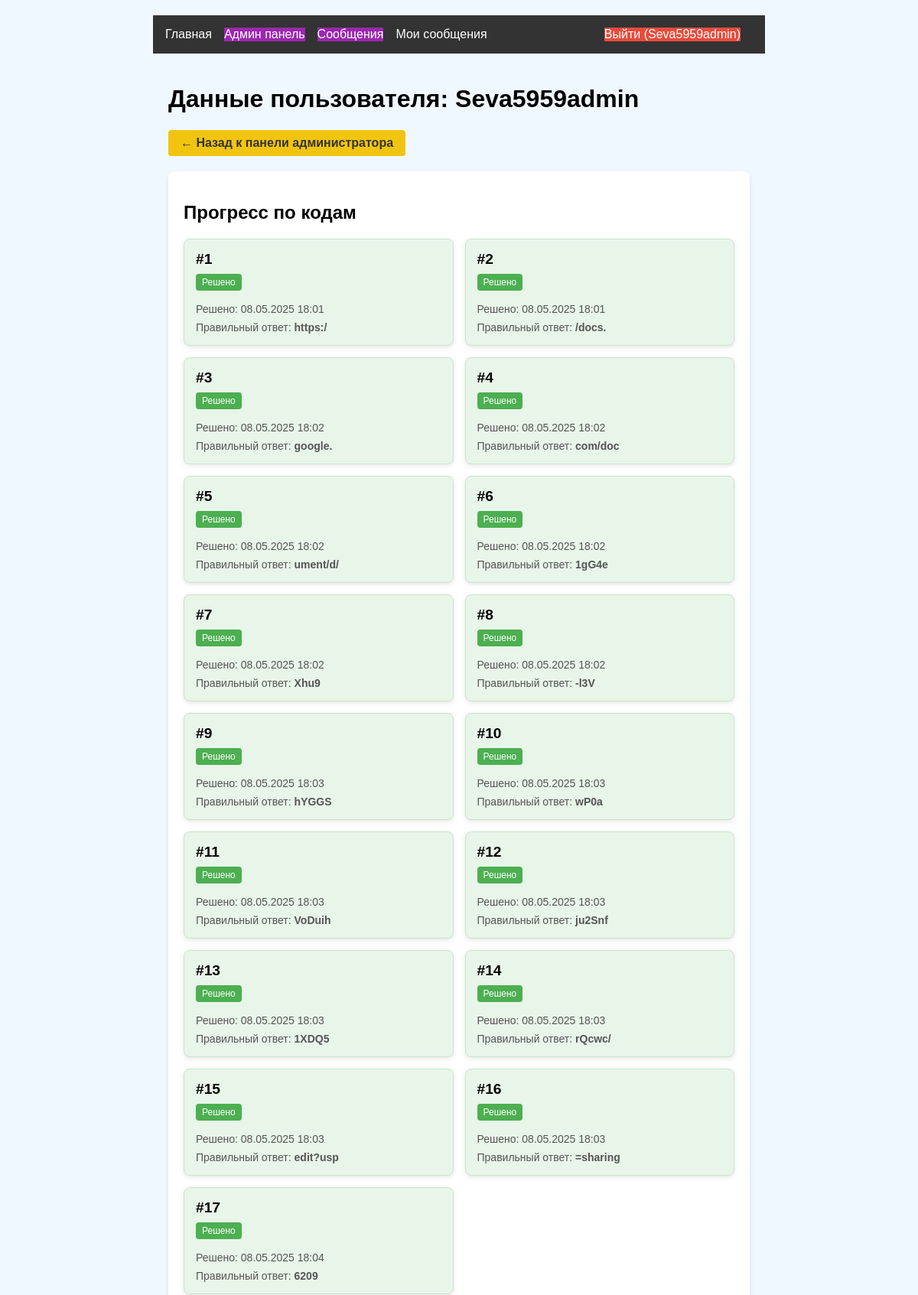
The page /admin/user/1 (signed in, upper part) on the database its author committed.
### models.py (models this page shows, shortened)
class User(UserMixin, db.Model):
    id = db.Column(db.Integer, primary_key=True)
    username = db.Column(db.String(64), unique=True)
    password_hash = db.Column(db.String(128))
    is_admin = db.Column(db.Boolean, default=False)

class CodeStatus(db.Model):
    id = db.Column(db.Integer, primary_key=True)
    number = db.Column(db.Integer, unique=True)
    solved = db.Column(db.Boolean, default=False)

class UserProgress(db.Model):
    id = db.Column(db.Integer, primary_key=True)
    user_id = db.Column(db.Integer, db.ForeignKey('user.id'))
    code_id = db.Column(db.Integer, db.ForeignKey('code_status.id'))
    solved = db.Column(db.Boolean, default=False)
    solved_at = db.Column(db.DateTime)

### app.py (the view)
@app.route('/admin/user/<int:user_id>')
@login_required
def user_details(user_id):
    if not current_user.is_admin:
        abort(403)
    user = User.query.get_or_404(user_id)
    progress = UserProgress.query.filter_by(user_id=user_id).all()
    successful_attempts = CodeAttempt.query.filter_by(
        user_id=user_id,
        is_correct=True
    ).order_by(desc(CodeAttempt.attempt_time)).all()
    unsuccessful_attempts = CodeAttempt.query.filter_by(
        user_id=user_id,
        is_correct=False
    ).order_by(desc(CodeAttempt.attempt_time)).all()
    codes = CodeStatus.query.all()
    progress_dict = {p.code_id: p for p in progress}
    return render_template('admin/user_details.html',
                           user=user,
                           codes=codes,
                           progress_dict=progress_dict,
                           successful_attempts=successful_attempts,
                           unsuccessful_attempts=unsuccessful_attempts,
                           CORRECT_ANSWERS=CORRECT_ANSWERS)

### app.py (called while the page is built)
@login_manager.user_loader
def load_user(user_id):
    return User.query.get(int(user_id))

### templates/admin/user_details.html (shortened to what this page needs)
{% extends "base.html" %}
{% block content %}
<div class="container admin-dashboard">
    <h1>Данные пользователя: {{ user.username }}</h1>
    <a href="{{ url_for('admin_dashboard') }}" class="back-btn">← Назад к панели администратора</a>
    <div class="admin-section">
        <h2>Прогресс по кодам</h2>
        <div class="codes-grid">
            {% for code in codes %}
            {% set progress = progress_dict.get(code.id) %}
            <div class="code-progress-card {{ 'solved' if progress and progress.solved else 'unsolved' }}">
                <span class="code-number">#{{ code.number }}</span>
                {% if progress and progress.solved %}
                    <div class="status-badge solved">Решено</div>
                    <div class="solved-time">
                        Решено: {{ progress.solved_at.strftime('%d.%m.%Y %H:%M') if progress.solved_at else 'Нет данных' }}
                    </div>
                    <div class="correct-answer">
                        Правильный ответ: <strong>{{ CORRECT_ANSWERS[code.number] }}</strong>
                    </div>
                {% else %}
                    <div class="status-badge unsolved">Не решено</div>
                {% endif %}
            </div>
            {% endfor %}
        </div>
    </div>
</div>
{% endblock %}

### templates/base.html (shortened to what this page needs)
<!DOCTYPE html>
<html lang="ru">
<head>
    <link rel="stylesheet" href="{{ url_for('static', filename='css/style.css') }}">
</head>
<body>
    <header>
        <nav>
            {% if current_user.is_authenticated %}
                <div class="nav-left">
                    <a href="{{ url_for('main_index') }}" class="nav-link">Главная</a>
                    <a href="{{ url_for('admin_dashboard') }}" class="nav-link {{ 'admin-link' if current_user.is_admin else 'disabled-link' }}">
                        Админ панель
                    </a>
                    {% if current_user.is_admin %}
                    <a href="{{ url_for('admin_messages') }}" class="nav-link admin-link">
                        Сообщения
                    </a>
                    {% endif %}
                    <a href="{{ url_for('user_messages') }}" class="nav-link">
                        Мои сообщения
                    </a>
                </div>
                <div class="nav-right">
                    <a href="{{ url_for('logout') }}" class="nav-link logout-btn">Выйти ({{ current_user.username }})</a>
                </div>
            {% else %}
                <div class="nav-left">
                    <a href="{{ url_for('login') }}" class="nav-link">Войти</a>
                    <a href="{{ url_for('register') }}" class="nav-link">Регистрация</a>
                </div>
            {% endif %}
        </nav>
    </header>
    <main>
        {% block content %}{% endblock %}
    </main>
</body>
</html>

### static/css/style.css (style rules this page uses)
body { font-family: Arial, sans-serif; max-width: 800px; margin: 0 auto; padding: 20px; background: #f0f8ff; }
nav { display: flex; background: #333; padding: 1rem; }
nav a { color: white; margin-right: 1rem; text-decoration: none; }
.nav-right { margin-left: auto; }
.admin-dashboard { max-width: 1200px; margin: 0 auto; padding: 20px; }
.admin-section { background: #fff; border-radius: 8px; padding: 20px; margin-bottom: 30px; box-shadow: 0 2px 10px rgba(0, 0, 0, 0.1); }
.back-btn { display: inline-block; margin-bottom: 20px; padding: 8px 16px; background-color: #6c757d; color: #fff; border-radius: 4px; text-decoration: none; }
.codes-grid { display: grid; grid-template-columns: repeat(auto-fill, minmax(250px, 1fr)); gap: 15px; margin-top: 20px; }
.code-progress-card { position: relative; padding: 15px; border-radius: 8px; box-shadow: 0 2px 6px rgba(0, 0, 0, 0.1); }
.code-progress-card.solved { background-color: #e8f5e9; border: 1px solid #c8e6c9; }
.code-number { font-weight: bold; font-size: 1.2em; display: block; margin-bottom: 8px; }
.status-badge { display: inline-block; padding: 4px 8px; border-radius: 4px; font-size: 12px; margin-bottom: 8px; }
.status-badge.solved { background-color: #4caf50; color: white; }
.solved-time, .correct-answer { font-size: 14px; margin-top: 8px; color: #555; }
.admin-link { background-color: #9c27b0; color: white !important; }
.nav-left, .nav-right { display: flex; align-items: center; }
.nav-left { margin-right: auto; }
.logout-btn { background-color: #e74c3c !important; color: white !important; transition: background-color 0.3s; }
.admin-section { background-color: white; border-radius: 8px; padding: 20px; margin-bottom: 20px; box-shadow: 0 2px 5px rgba(0, 0, 0, 0.1); }
.back-btn { display: inline-block; padding: 8px 16px; background-color: #f1c40f; color: #333; border-radius: 4px; text-decoration: none; margin-bottom: 20px; font-weight: bold; }

### rows shown on the page
User: username "Seva5959admin"
CodeStatus: number "1", number "https:/"
UserProgress: solved_at "08.05.2025 18:01"
CodeStatus: number "2", number "/docs."
UserProgress: solved_at "08.05.2025 18:01"
CodeStatus: number "3", number "google."
UserProgress: solved_at "08.05.2025 18:02"
CodeStatus: number "4", number "com/doc"
UserProgress: solved_at "08.05.2025 18:02"
CodeStatus: number "5", number "ument/d/"
UserProgress: solved_at "08.05.2025 18:02"
CodeStatus: number "6", number "1gG4e"
UserProgress: solved_at "08.05.2025 18:02"
CodeStatus: number "7", number "Xhu9"
UserProgress: solved_at "08.05.2025 18:02"
CodeStatus: number "8", number "-l3V"
UserProgress: solved_at "08.05.2025 18:02"
CodeStatus: number "9", number "hYGGS"
UserProgress: solved_at "08.05.2025 18:03"
CodeStatus: number "10", number "wP0a"
UserProgress: solved_at "08.05.2025 18:03"
CodeStatus: number "11", number "VoDuih"
UserProgress: solved_at "08.05.2025 18:03"
CodeStatus: number "12", number "ju2Snf"
UserProgress: solved_at "08.05.2025 18:03"
CodeStatus: number "13", number "1XDQ5"
UserProgress: solved_at "08.05.2025 18:03"
CodeStatus: number "14", number "rQcwc/"
UserProgress: solved_at "08.05.2025 18:03"
CodeStatus: number "15", number "edit?usp"
UserProgress: solved_at "08.05.2025 18:03"
CodeStatus: number "16", number "=sharing"
UserProgress: solved_at "08.05.2025 18:03"
CodeStatus: number "17", number "6209"
UserProgress: solved_at "08.05.2025 18:04"
